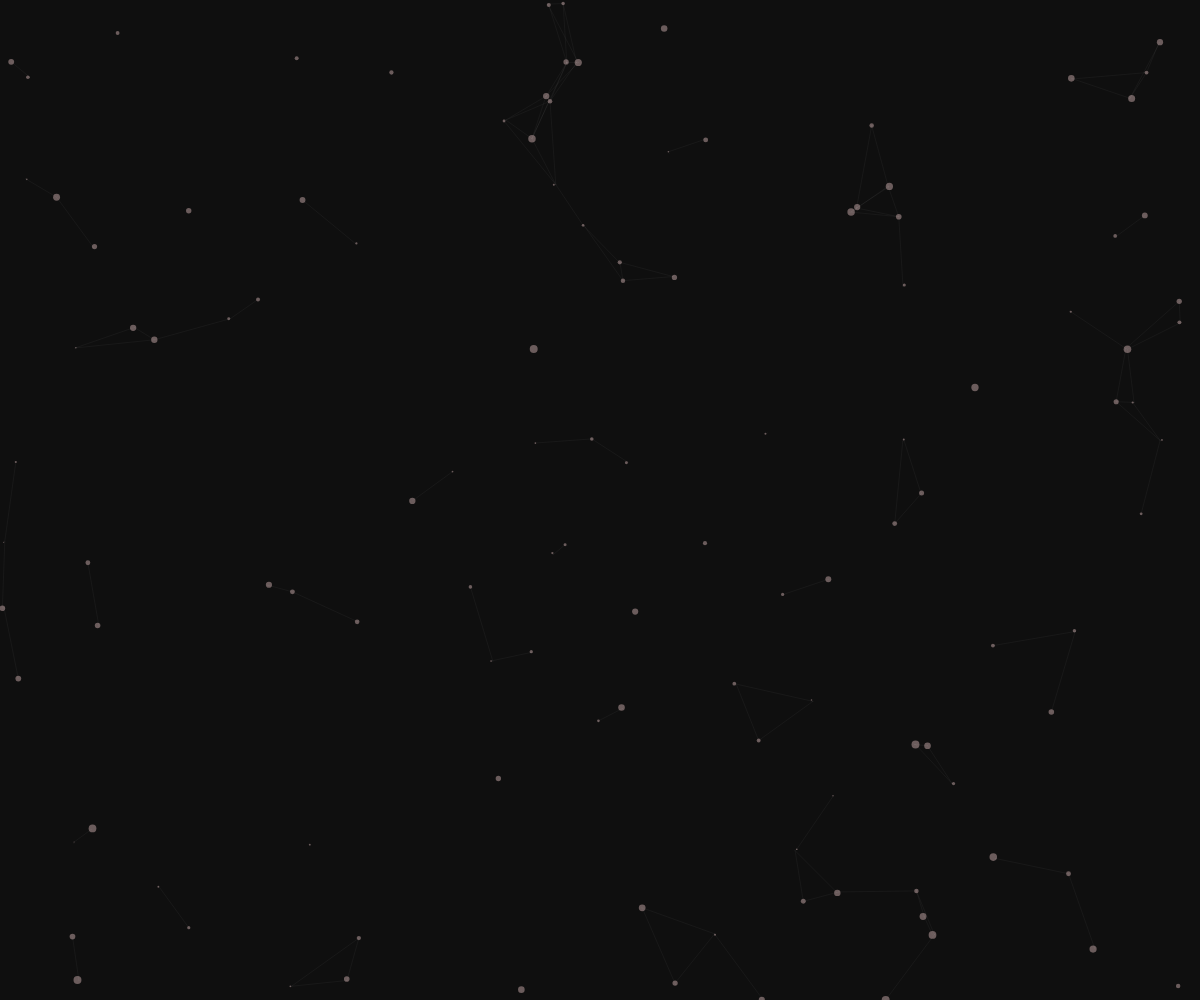
Frame 1 (no input)
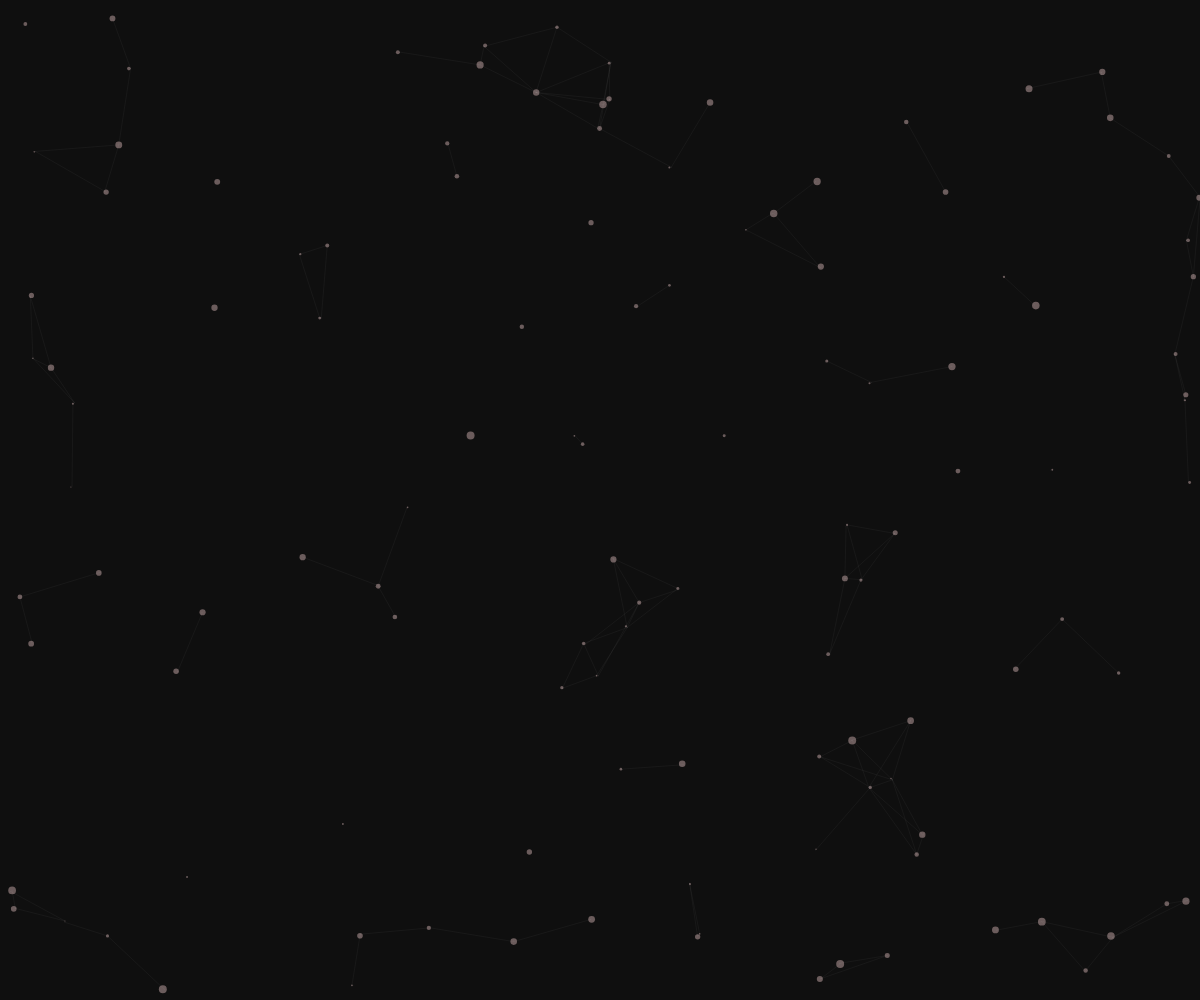
Frame 60 (no input)
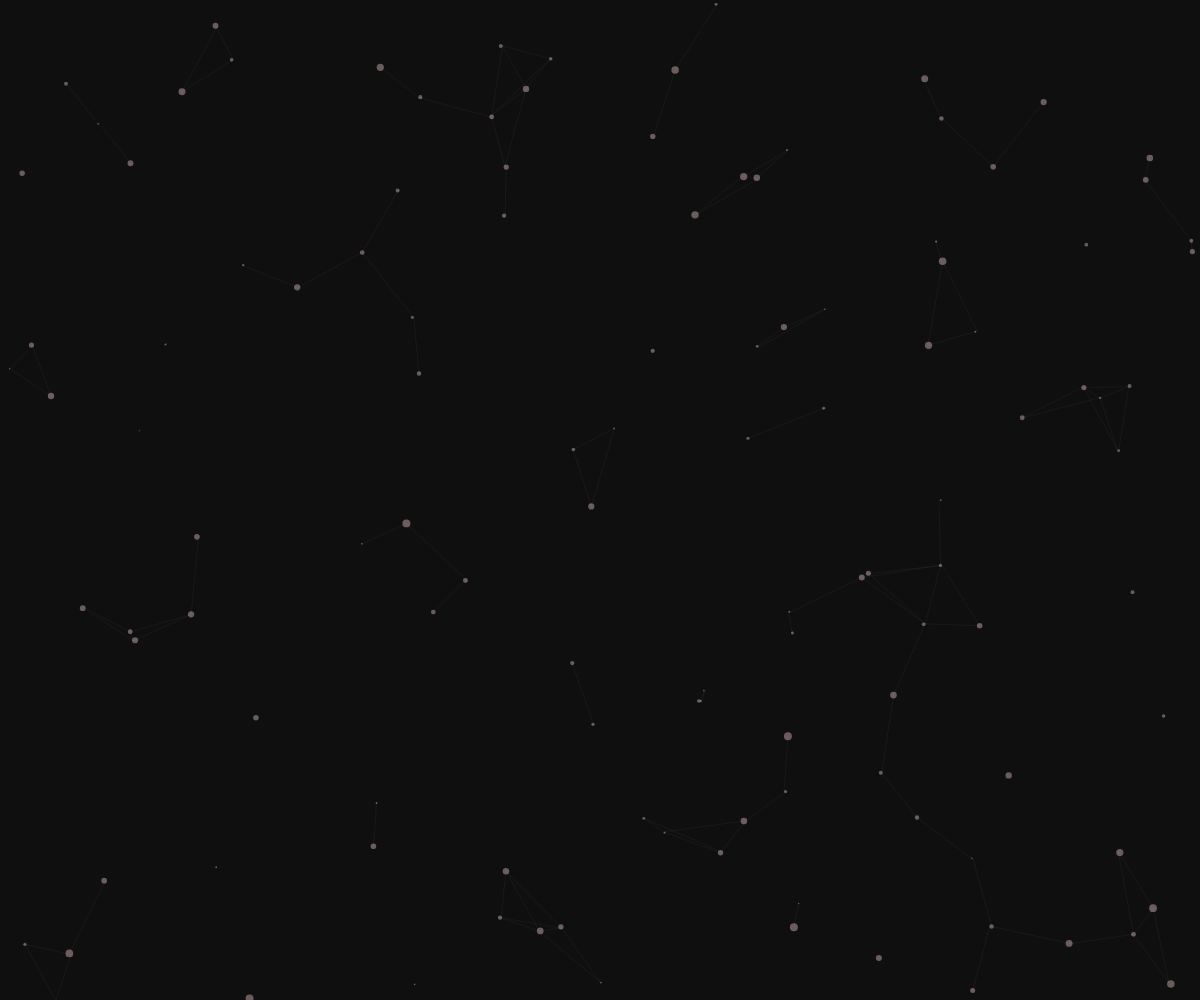
Frame 120 (the mouse pressed at the canvas centre since frame 60)

The p5.js sketch that drew these frames (run headless with seeded random() and noise() and a simulated clock; from frame 60 on, the mouse is pressed at the canvas centre):

// p5.js sketch
// ── sketch.js
// this class describes the properties of a single particle.
class Particle {
// setting the co-ordinates, radius and the
// speed of a particle in both the co-ordinates axes.
  constructor(){
    this.x = random(0,width);
    this.y = random(0,height);
    this.r = random(1,8);
    this.xSpeed = random(-2,2);
    this.ySpeed = random(-1,1.5);
  }

// creation of a particle.
  createParticle() {
    noStroke();
    fill('rgba(200,169,169,0.5)');
    circle(this.x,this.y,this.r);
  }

// setting the particle in motion.
  moveParticle() {
    if(this.x < 0 || this.x > width)
      this.xSpeed*=-1;
    if(this.y < 0 || this.y > height)
      this.ySpeed*=-1;
    this.x+=this.xSpeed;
    this.y+=this.ySpeed;
  }

// this function creates the connections(lines)
// between particles which are less than a certain distance apart
  joinParticles(particles) {
    particles.forEach(element =>{
      let dis = dist(this.x,this.y,element.x,element.y);
      if(dis<85) {
        stroke('rgba(255,255,255,0.04)');
        line(this.x,this.y,element.x,element.y);
      }
    });
  }
}

// an array to add multiple particles
let particles = [];

function setup() {
  createCanvas(windowWidth, windowHeight);
  for(let i = 0;i<width/10;i++){
    particles.push(new Particle());
  }
}

function draw() {
  background('#0f0f0f');
  for(let i = 0;i<particles.length;i++) {
    particles[i].createParticle();
    particles[i].moveParticle();
    particles[i].joinParticles(particles.slice(i));
  }
}
